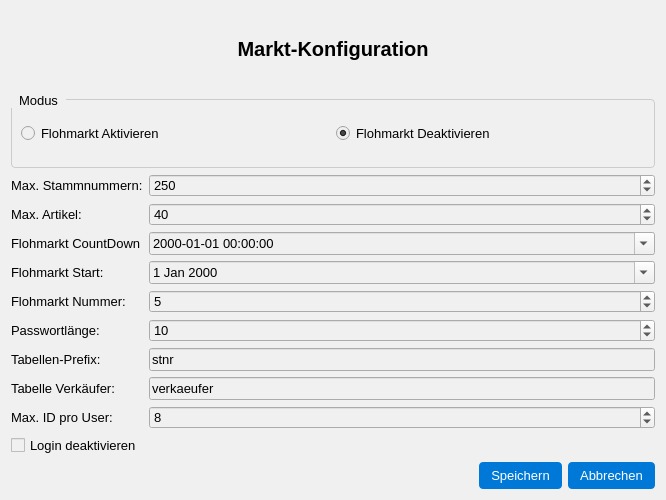
<?xml version="1.0" encoding="UTF-8"?>
<ui version="4.0">
 <class>MarketConfigDialog</class>
 <widget class="QDialog" name="MarketConfigDialog">
  <property name="geometry">
   <rect>
    <x>0</x>
    <y>0</y>
    <width>666</width>
    <height>500</height>
   </rect>
  </property>
  <property name="windowTitle">
   <string>Markt-Konfiguration</string>
  </property>
  <property name="styleSheet">
   <string>QWidget { font-family: "Segoe UI", sans-serif; font-size: 10pt; background-color: #f0f0f0; }
QPushButton { border: none; padding: 6px 12px; border-radius: 4px; background-color: #0078d7; color: white; }
QPushButton:hover { background-color: #005a9e; }
QGroupBox { border: 1px solid #cccccc; border-radius: 4px; margin-top: 6px; }
QGroupBox::title { subcontrol-origin: margin; subcontrol-position: top left; padding: 0 6px; }</string>
  </property>
  <layout class="QVBoxLayout" name="verticalLayout">
   <item>
    <widget class="QLabel" name="titleLabel">
     <property name="text">
      <string>&lt;h2&gt;Markt-Konfiguration&lt;/h2&gt;</string>
     </property>
     <property name="alignment">
      <set>Qt::AlignmentFlag::AlignCenter</set>
     </property>
    </widget>
   </item>
   <item>
    <widget class="QGroupBox" name="modeGroupBox">
     <property name="title">
      <string>Modus</string>
     </property>
     <layout class="QHBoxLayout" name="horizontalLayout_mode">
      <item>
       <widget class="QRadioButton" name="radioActiveFlohmarkt">
        <property name="text">
         <string>Flohmarkt Aktivieren</string>
        </property>
       </widget>
      </item>
      <item>
       <widget class="QRadioButton" name="radioDisbaledFlohmarkt">
        <property name="text">
         <string>Flohmarkt Deaktivieren</string>
        </property>
        <property name="checked">
         <bool>true</bool>
        </property>
       </widget>
      </item>
     </layout>
    </widget>
   </item>
   <item>
    <layout class="QFormLayout" name="formLayout">
     <item row="0" column="0">
      <widget class="QLabel" name="labelMaxStammnummer">
       <property name="text">
        <string>Max. Stammnummern:</string>
       </property>
      </widget>
     </item>
     <item row="0" column="1">
      <widget class="QSpinBox" name="spinMaxStammnummer">
       <property name="minimum">
        <number>1</number>
       </property>
       <property name="maximum">
        <number>10000</number>
       </property>
       <property name="value">
        <number>250</number>
       </property>
      </widget>
     </item>
     <item row="1" column="0">
      <widget class="QLabel" name="labelMaxArtikel">
       <property name="text">
        <string>Max. Artikel:</string>
       </property>
      </widget>
     </item>
     <item row="1" column="1">
      <widget class="QSpinBox" name="spinMaxArtikel">
       <property name="minimum">
        <number>1</number>
       </property>
       <property name="maximum">
        <number>1000</number>
       </property>
       <property name="value">
        <number>40</number>
       </property>
      </widget>
     </item>
     <item row="2" column="0">
      <widget class="QLabel" name="labelFlohmarktDatum">
       <property name="text">
        <string>Flohmarkt CountDown</string>
       </property>
      </widget>
     </item>
     <item row="2" column="1">
      <widget class="QDateTimeEdit" name="dateTimeEditFlohmarktCountDown">
       <property name="dateTime">
        <datetime>
         <hour>0</hour>
         <minute>0</minute>
         <second>0</second>
         <year>2000</year>
         <month>1</month>
         <day>1</day>
        </datetime>
       </property>
       <property name="displayFormat">
        <string>yyyy-MM-dd HH:mm:ss</string>
       </property>
       <property name="calendarPopup">
        <bool>true</bool>
       </property>
      </widget>
     </item>
     <item row="3" column="0">
      <widget class="QLabel" name="labelFlohmarkt">
       <property name="text">
        <string>Flohmarkt Start:</string>
       </property>
      </widget>
     </item>
     <item row="4" column="0">
      <widget class="QLabel" name="labelFlohmarktNummer">
       <property name="text">
        <string>Flohmarkt Nummer:</string>
       </property>
      </widget>
     </item>
     <item row="4" column="1">
      <widget class="QSpinBox" name="spinFlohmarktNummer">
       <property name="minimum">
        <number>1</number>
       </property>
       <property name="maximum">
        <number>100</number>
       </property>
       <property name="value">
        <number>5</number>
       </property>
      </widget>
     </item>
     <item row="5" column="0">
      <widget class="QLabel" name="labelPwLength">
       <property name="text">
        <string>Passwortlänge:</string>
       </property>
      </widget>
     </item>
     <item row="5" column="1">
      <widget class="QSpinBox" name="spinPwLength">
       <property name="minimum">
        <number>1</number>
       </property>
       <property name="maximum">
        <number>50</number>
       </property>
       <property name="value">
        <number>10</number>
       </property>
      </widget>
     </item>
     <item row="6" column="0">
      <widget class="QLabel" name="labelTabellePrefix">
       <property name="text">
        <string>Tabellen-Prefix:</string>
       </property>
      </widget>
     </item>
     <item row="6" column="1">
      <widget class="QLineEdit" name="lineEditTabellePrefix">
       <property name="text">
        <string>stnr</string>
       </property>
      </widget>
     </item>
     <item row="7" column="0">
      <widget class="QLabel" name="labelTabelleVerkaeufer">
       <property name="text">
        <string>Tabelle Verkäufer:</string>
       </property>
      </widget>
     </item>
     <item row="7" column="1">
      <widget class="QLineEdit" name="lineEditTabelleVerkaeufer">
       <property name="text">
        <string>verkaeufer</string>
       </property>
      </widget>
     </item>
     <item row="8" column="0">
      <widget class="QLabel" name="labelMaxIdPerUser">
       <property name="text">
        <string>Max. ID pro User:</string>
       </property>
      </widget>
     </item>
     <item row="8" column="1">
      <widget class="QSpinBox" name="spinMaxIdPerUser">
       <property name="minimum">
        <number>1</number>
       </property>
       <property name="maximum">
        <number>100</number>
       </property>
       <property name="value">
        <number>8</number>
       </property>
      </widget>
     </item>
     <item row="9" column="0" colspan="2">
      <widget class="QCheckBox" name="checkBoxLoginDisable">
       <property name="text">
        <string>Login deaktivieren</string>
       </property>
       <property name="checked">
        <bool>false</bool>
       </property>
      </widget>
     </item>
     <item row="3" column="1">
      <widget class="QDateEdit" name="dateTimeEditFlohmarkt">
       <property name="calendarPopup">
        <bool>true</bool>
       </property>
      </widget>
     </item>
    </layout>
   </item>
   <item>
    <layout class="QHBoxLayout" name="buttonLayout">
     <item>
      <spacer name="horizontalSpacer">
       <property name="orientation">
        <enum>Qt::Orientation::Horizontal</enum>
       </property>
       <property name="sizeHint" stdset="0">
        <size>
         <width>40</width>
         <height>20</height>
        </size>
       </property>
      </spacer>
     </item>
     <item>
      <widget class="QPushButton" name="buttonSave">
       <property name="text">
        <string>Speichern</string>
       </property>
      </widget>
     </item>
     <item>
      <widget class="QPushButton" name="buttonCancel">
       <property name="text">
        <string>Abbrechen</string>
       </property>
      </widget>
     </item>
    </layout>
   </item>
  </layout>
 </widget>
 <resources/>
 <connections/>
</ui>
